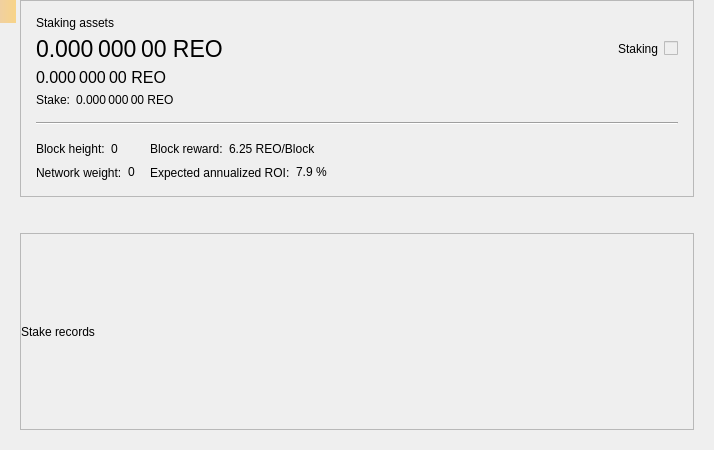
<?xml version="1.0" encoding="UTF-8"?>
<ui version="4.0">
 <class>StakePage</class>
 <widget class="QWidget" name="StakePage">
  <property name="geometry">
   <rect>
    <x>0</x>
    <y>0</y>
    <width>714</width>
    <height>450</height>
   </rect>
  </property>
  <property name="windowTitle">
   <string>Form</string>
  </property>
  <layout class="QVBoxLayout" name="verticalLayout_3">
   <property name="leftMargin">
    <number>20</number>
   </property>
   <property name="topMargin">
    <number>0</number>
   </property>
   <property name="rightMargin">
    <number>20</number>
   </property>
   <property name="bottomMargin">
    <number>20</number>
   </property>
   <item>
    <widget class="QFrame" name="frameStakeInfo">
     <property name="frameShape">
      <enum>QFrame::StyledPanel</enum>
     </property>
     <property name="frameShadow">
      <enum>QFrame::Raised</enum>
     </property>
     <layout class="QVBoxLayout" name="verticalLayout">
      <property name="spacing">
       <number>15</number>
      </property>
      <property name="leftMargin">
       <number>15</number>
      </property>
      <property name="topMargin">
       <number>15</number>
      </property>
      <property name="rightMargin">
       <number>15</number>
      </property>
      <property name="bottomMargin">
       <number>15</number>
      </property>
      <item>
       <layout class="QGridLayout" name="gridLayout_2">
        <property name="spacing">
         <number>6</number>
        </property>
        <item row="1" column="0">
         <widget class="QLabel" name="labelAssets">
          <property name="font">
           <font>
            <pointsize>17</pointsize>
           </font>
          </property>
          <property name="cursor">
           <cursorShape>IBeamCursor</cursorShape>
          </property>
          <property name="toolTip">
           <string>Your current spendable balance</string>
          </property>
          <property name="text">
           <string notr="true">0.000 000 00 REO</string>
          </property>
          <property name="alignment">
           <set>Qt::AlignLeading|Qt::AlignLeft|Qt::AlignVCenter</set>
          </property>
          <property name="textInteractionFlags">
           <set>Qt::LinksAccessibleByMouse|Qt::TextSelectableByMouse</set>
          </property>
         </widget>
        </item>
        <item row="2" column="0">
         <widget class="QLabel" name="labelAssetsImmature">
          <property name="font">
           <font>
            <pointsize>12</pointsize>
           </font>
          </property>
          <property name="cursor">
           <cursorShape>IBeamCursor</cursorShape>
          </property>
          <property name="toolTip">
           <string>Your immature balance</string>
          </property>
          <property name="text">
           <string notr="true">0.000 000 00 REO</string>
          </property>
          <property name="alignment">
           <set>Qt::AlignLeading|Qt::AlignLeft|Qt::AlignVCenter</set>
          </property>
          <property name="textInteractionFlags">
           <set>Qt::LinksAccessibleByMouse|Qt::TextSelectableByMouse</set>
          </property>
         </widget>
        </item>
        <item row="0" column="0">
         <widget class="QLabel" name="labelAssetsText">
          <property name="text">
           <string>Staking assets</string>
          </property>
          <property name="alignment">
           <set>Qt::AlignLeading|Qt::AlignLeft|Qt::AlignVCenter</set>
          </property>
         </widget>
        </item>
        <item row="1" column="2">
         <spacer name="horizontalSpacer_2">
          <property name="orientation">
           <enum>Qt::Horizontal</enum>
          </property>
          <property name="sizeHint" stdset="0">
           <size>
            <width>40</width>
            <height>20</height>
           </size>
          </property>
         </spacer>
        </item>
        <item row="4" column="0">
         <layout class="QHBoxLayout" name="horizontalLayout_5">
          <property name="spacing">
           <number>6</number>
          </property>
          <item>
           <widget class="QLabel" name="labelStakeText">
            <property name="sizePolicy">
             <sizepolicy hsizetype="Maximum" vsizetype="Preferred">
              <horstretch>0</horstretch>
              <verstretch>0</verstretch>
             </sizepolicy>
            </property>
            <property name="text">
             <string>Stake:</string>
            </property>
            <property name="alignment">
             <set>Qt::AlignLeading|Qt::AlignLeft|Qt::AlignVCenter</set>
            </property>
           </widget>
          </item>
          <item>
           <widget class="QLabel" name="labelStake">
            <property name="text">
             <string>0.000 000 00 REO</string>
            </property>
            <property name="alignment">
             <set>Qt::AlignLeading|Qt::AlignLeft|Qt::AlignVCenter</set>
            </property>
            <property name="textInteractionFlags">
             <set>Qt::LinksAccessibleByMouse|Qt::TextSelectableByMouse</set>
            </property>
           </widget>
          </item>
          <item>
           <spacer name="horizontalSpacer_3">
            <property name="orientation">
             <enum>Qt::Horizontal</enum>
            </property>
            <property name="sizeType">
             <enum>QSizePolicy::Minimum</enum>
            </property>
            <property name="sizeHint" stdset="0">
             <size>
              <width>0</width>
              <height>0</height>
             </size>
            </property>
           </spacer>
          </item>
         </layout>
        </item>
        <item row="1" column="4">
         <widget class="QLabel" name="labelStaking">
          <property name="text">
           <string>Staking</string>
          </property>
         </widget>
        </item>
        <item row="1" column="5">
         <widget class="QSwitchControl" name="checkStake">
          <property name="enabled">
           <bool>false</bool>
          </property>
         </widget>
        </item>
       </layout>
      </item>
      <item>
       <widget class="Line" name="hLine">
        <property name="orientation">
         <enum>Qt::Horizontal</enum>
        </property>
       </widget>
      </item>
      <item>
       <layout class="QGridLayout" name="gridLayout">
        <property name="verticalSpacing">
         <number>6</number>
        </property>
        <item row="0" column="0">
         <layout class="QHBoxLayout" name="horizontalLayout">
          <property name="spacing">
           <number>6</number>
          </property>
          <item>
           <widget class="QLabel" name="labelHeightText">
            <property name="sizePolicy">
             <sizepolicy hsizetype="Maximum" vsizetype="Preferred">
              <horstretch>0</horstretch>
              <verstretch>0</verstretch>
             </sizepolicy>
            </property>
            <property name="text">
             <string>Block height:</string>
            </property>
            <property name="alignment">
             <set>Qt::AlignLeading|Qt::AlignLeft|Qt::AlignVCenter</set>
            </property>
           </widget>
          </item>
          <item>
           <widget class="QLabel" name="labelHeight">
            <property name="text">
             <string>0</string>
            </property>
            <property name="alignment">
             <set>Qt::AlignLeading|Qt::AlignLeft|Qt::AlignVCenter</set>
            </property>
            <property name="textInteractionFlags">
             <set>Qt::LinksAccessibleByMouse|Qt::TextSelectableByMouse</set>
            </property>
           </widget>
          </item>
          <item>
           <spacer name="horizontalSpacer_4">
            <property name="orientation">
             <enum>Qt::Horizontal</enum>
            </property>
            <property name="sizeType">
             <enum>QSizePolicy::Minimum</enum>
            </property>
            <property name="sizeHint" stdset="0">
             <size>
              <width>0</width>
              <height>0</height>
             </size>
            </property>
           </spacer>
          </item>
         </layout>
        </item>
        <item row="0" column="1">
         <layout class="QHBoxLayout" name="horizontalLayout_3">
          <property name="spacing">
           <number>6</number>
          </property>
          <item>
           <widget class="QLabel" name="labelRewardText">
            <property name="sizePolicy">
             <sizepolicy hsizetype="Maximum" vsizetype="Preferred">
              <horstretch>0</horstretch>
              <verstretch>0</verstretch>
             </sizepolicy>
            </property>
            <property name="text">
             <string>Block reward:</string>
            </property>
            <property name="alignment">
             <set>Qt::AlignLeading|Qt::AlignLeft|Qt::AlignVCenter</set>
            </property>
           </widget>
          </item>
          <item>
           <widget class="QLabel" name="labelReward">
            <property name="text">
             <string>6.25 REO/Block</string>
            </property>
            <property name="alignment">
             <set>Qt::AlignLeading|Qt::AlignLeft|Qt::AlignVCenter</set>
            </property>
            <property name="textInteractionFlags">
             <set>Qt::LinksAccessibleByMouse|Qt::TextSelectableByMouse</set>
            </property>
           </widget>
          </item>
          <item>
           <spacer name="horizontalSpacer_6">
            <property name="orientation">
             <enum>Qt::Horizontal</enum>
            </property>
            <property name="sizeType">
             <enum>QSizePolicy::Minimum</enum>
            </property>
            <property name="sizeHint" stdset="0">
             <size>
              <width>0</width>
              <height>0</height>
             </size>
            </property>
           </spacer>
          </item>
         </layout>
        </item>
        <item row="0" column="2" rowspan="2">
         <spacer name="horizontalSpacer">
          <property name="orientation">
           <enum>Qt::Horizontal</enum>
          </property>
          <property name="sizeHint" stdset="0">
           <size>
            <width>40</width>
            <height>20</height>
           </size>
          </property>
         </spacer>
        </item>
        <item row="1" column="0">
         <layout class="QHBoxLayout" name="horizontalLayout_2">
          <property name="spacing">
           <number>6</number>
          </property>
          <item>
           <widget class="QLabel" name="labelWeightText">
            <property name="sizePolicy">
             <sizepolicy hsizetype="Maximum" vsizetype="Preferred">
              <horstretch>0</horstretch>
              <verstretch>0</verstretch>
             </sizepolicy>
            </property>
            <property name="text">
             <string>Network weight:</string>
            </property>
            <property name="alignment">
             <set>Qt::AlignLeading|Qt::AlignLeft|Qt::AlignVCenter</set>
            </property>
           </widget>
          </item>
          <item>
           <widget class="QLabel" name="labelWeight">
            <property name="text">
             <string>0</string>
            </property>
            <property name="alignment">
             <set>Qt::AlignLeading|Qt::AlignLeft|Qt::AlignVCenter</set>
            </property>
            <property name="textInteractionFlags">
             <set>Qt::LinksAccessibleByMouse|Qt::TextSelectableByMouse</set>
            </property>
           </widget>
          </item>
          <item>
           <spacer name="horizontalSpacer_5">
            <property name="orientation">
             <enum>Qt::Horizontal</enum>
            </property>
            <property name="sizeType">
             <enum>QSizePolicy::Minimum</enum>
            </property>
            <property name="sizeHint" stdset="0">
             <size>
              <width>0</width>
              <height>0</height>
             </size>
            </property>
           </spacer>
          </item>
         </layout>
        </item>
        <item row="1" column="1">
         <layout class="QHBoxLayout" name="horizontalLayout_4">
          <property name="spacing">
           <number>6</number>
          </property>
          <item>
           <widget class="QLabel" name="labelROIText">
            <property name="sizePolicy">
             <sizepolicy hsizetype="Maximum" vsizetype="Preferred">
              <horstretch>0</horstretch>
              <verstretch>0</verstretch>
             </sizepolicy>
            </property>
            <property name="text">
             <string>Expected annualized ROI:</string>
            </property>
            <property name="alignment">
             <set>Qt::AlignLeading|Qt::AlignLeft|Qt::AlignVCenter</set>
            </property>
           </widget>
          </item>
          <item>
           <widget class="QLabel" name="labelROI">
            <property name="text">
             <string>7.9 %</string>
            </property>
            <property name="alignment">
             <set>Qt::AlignLeading|Qt::AlignLeft|Qt::AlignVCenter</set>
            </property>
            <property name="textInteractionFlags">
             <set>Qt::LinksAccessibleByMouse|Qt::TextSelectableByMouse</set>
            </property>
           </widget>
          </item>
          <item>
           <spacer name="horizontalSpacer_7">
            <property name="orientation">
             <enum>Qt::Horizontal</enum>
            </property>
            <property name="sizeType">
             <enum>QSizePolicy::Minimum</enum>
            </property>
            <property name="sizeHint" stdset="0">
             <size>
              <width>0</width>
              <height>0</height>
             </size>
            </property>
           </spacer>
          </item>
         </layout>
        </item>
       </layout>
      </item>
     </layout>
    </widget>
   </item>
   <item>
    <spacer name="verticalSpacer">
     <property name="orientation">
      <enum>Qt::Vertical</enum>
     </property>
     <property name="sizeType">
      <enum>QSizePolicy::Fixed</enum>
     </property>
     <property name="sizeHint" stdset="0">
      <size>
       <width>20</width>
       <height>30</height>
      </size>
     </property>
    </spacer>
   </item>
   <item>
    <widget class="QFrame" name="frameStakeRecords">
     <property name="frameShape">
      <enum>QFrame::StyledPanel</enum>
     </property>
     <property name="frameShadow">
      <enum>QFrame::Raised</enum>
     </property>
     <layout class="QVBoxLayout" name="verticalLayout_2">
      <property name="leftMargin">
       <number>0</number>
      </property>
      <property name="topMargin">
       <number>0</number>
      </property>
      <property name="rightMargin">
       <number>0</number>
      </property>
      <property name="bottomMargin">
       <number>0</number>
      </property>
      <item>
       <widget class="QLabel" name="labelRecordsText">
        <property name="text">
         <string>Stake records</string>
        </property>
       </widget>
      </item>
     </layout>
    </widget>
   </item>
  </layout>
  <widget class="QLabel" name="labelAlerts">
   <property name="geometry">
    <rect>
     <x>0</x>
     <y>0</y>
     <width>16</width>
     <height>23</height>
    </rect>
   </property>
   <property name="visible">
    <bool>false</bool>
   </property>
   <property name="styleSheet">
    <string notr="true">QLabel { background-color: qlineargradient(x1: 0, y1: 0, x2: 1, y2: 0, stop:0 #F0D0A0, stop:1 #F8D488); color:#000000; }</string>
   </property>
   <property name="wordWrap">
    <bool>true</bool>
   </property>
   <property name="margin">
    <number>3</number>
   </property>
   <property name="textInteractionFlags">
    <set>Qt::TextSelectableByMouse</set>
   </property>
  </widget>
 </widget>
 <customwidgets>
  <customwidget>
   <class>QSwitchControl</class>
   <extends>QCheckBox</extends>
   <header>qt/qswitchcontrol.h</header>
  </customwidget>
 </customwidgets>
 <resources/>
 <connections/>
</ui>
